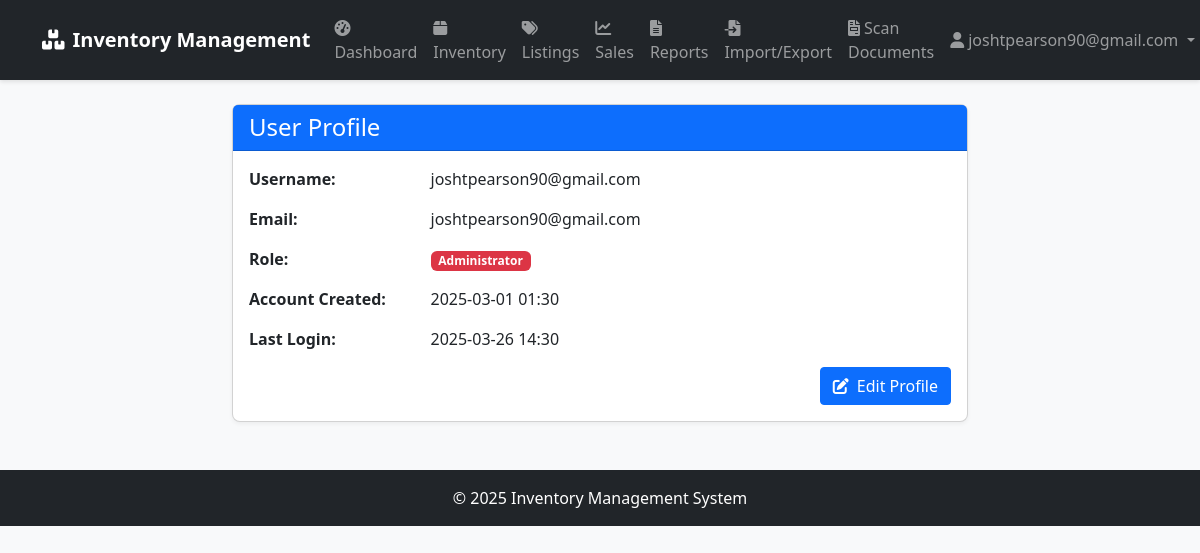
Page /auth/profile (signed in) on the committed database.
### app/models/user.py (models this page shows, shortened)
class User(UserMixin, db.Model):
    __tablename__ = 'users'
    id = db.Column(db.Integer, primary_key=True)
    username = db.Column(db.String(64), unique=True, index=True)
    email = db.Column(db.String(120), unique=True, index=True)
    password_hash = db.Column(db.String(128))
    role = db.Column(db.String(20), default='user')  # 'admin', 'manager', 'user'
    created_at = db.Column(db.DateTime, default=datetime.utcnow)
    last_login = db.Column(db.DateTime)
    def is_admin(self):
        return self.role == 'admin'

### app/routes/auth.py (the view)
@auth_bp.route('/profile')
@login_required
def profile():
    return render_template('auth/profile.html')

### app/models/user.py (called while the page is built)
@login_manager.user_loader
def load_user(user_id):
    return User.query.get(int(user_id))

### app/templates/auth/profile.html (shortened to what this page needs)
{% extends "base.html" %}
{% block content %}
<div class="row">
    <div class="col-md-8 offset-md-2">
        <div class="card">
            <div class="card-header bg-primary text-white">
                <h4 class="mb-0">User Profile</h4>
            </div>
            <div class="card-body">
                <div class="row mb-3">
                    <div class="col-md-3 fw-bold">Username:</div>
                    <div class="col-md-9">{{ current_user.username }}</div>
                </div>
                <div class="row mb-3">
                    <div class="col-md-3 fw-bold">Email:</div>
                    <div class="col-md-9">{{ current_user.email }}</div>
                </div>
                <div class="row mb-3">
                    <div class="col-md-3 fw-bold">Role:</div>
                    <div class="col-md-9">
                        {% if current_user.role == 'admin' %}
                            <span class="badge bg-danger">Administrator</span>
                        {% elif current_user.role == 'manager' %}
                            <span class="badge bg-warning">Manager</span>
                        {% else %}
                            <span class="badge bg-info">User</span>
                        {% endif %}
                    </div>
                </div>
                <div class="row mb-3">
                    <div class="col-md-3 fw-bold">Account Created:</div>
                    <div class="col-md-9">{{ current_user.created_at.strftime('%Y-%m-%d %H:%M') }}</div>
                </div>
                <div class="row mb-3">
                    <div class="col-md-3 fw-bold">Last Login:</div>
                    <div class="col-md-9">
                        {% if current_user.last_login %}
                            {{ current_user.last_login.strftime('%Y-%m-%d %H:%M') }}
                        {% else %}
                            N/A
                        {% endif %}
                    </div>
                </div>
                <div class="d-grid gap-2 d-md-flex justify-content-md-end">
                    <a href="{{ url_for('auth.edit_profile') }}" class="btn btn-primary">
                        <i class="fas fa-edit me-2"></i>Edit Profile
                    </a>
                </div>
            </div>
        </div>
    </div>
</div>
{% endblock %}

### app/templates/base.html (shortened to what this page needs)
<!DOCTYPE html>
<html lang="en">
<head>
    <link href="https://cdn.jsdelivr.net/npm/bootstrap@5.3.0/dist/css/bootstrap.min.css" rel="stylesheet">
    <link rel="stylesheet" href="https://cdnjs.cloudflare.com/ajax/libs/font-awesome/6.0.0/css/all.min.css">
    <link rel="stylesheet" href="{{ url_for('static', filename='css/style.css') }}">
</head>
<body>
    <nav class="navbar navbar-expand-lg navbar-dark bg-dark">
        <div class="container">
            <a class="navbar-brand" href="{{ url_for('main.index') }}">
                <i class="fas fa-boxes me-2"></i>Inventory Management
            </a>
            <div class="collapse navbar-collapse" id="navbarNav">
                <ul class="navbar-nav me-auto">
                    {% if current_user.is_authenticated %}
                    <li class="nav-item">
                        <a class="nav-link" href="{{ url_for('main.dashboard') }}">
                            <i class="fas fa-tachometer-alt me-1"></i>Dashboard
                        </a>
                    </li>
                    <li class="nav-item">
                        <a class="nav-link" href="{{ url_for('inventory.index') }}">
                            <i class="fas fa-box me-1"></i>Inventory
                        </a>
                    </li>
                    <li class="nav-item">
                        <a class="nav-link" href="{{ url_for('sales.index') }}">
                            <i class="fas fa-tags me-1"></i>Listings
                        </a>
                    </li>
                    <li class="nav-item">
                        <a class="nav-link" href="{{ url_for('sales.dashboard') }}">
                            <i class="fas fa-chart-line me-1"></i>Sales
                        </a>
                    </li>
                    <li class="nav-item">
                        <a class="nav-link" href="{{ url_for('reports.index') }}">
                            <i class="fas fa-file-alt me-1"></i>Reports
                        </a>
                    </li>
                    <li class="nav-item">
                        <a class="nav-link" href="{{ url_for('import_export.index') }}">
                            <i class="fas fa-file-import me-1"></i>Import/Export
                        </a>
                    </li>
                    <li class="nav-item">
                        <a class="nav-link" href="{{ url_for('documents.index') }}">
                            <i class="fas fa-file-invoice me-1"></i>Scan Documents
                        </a>
                    </li>
                    {% endif %}
                </ul>
                <ul class="navbar-nav">
                    {% if current_user.is_authenticated %}
                    <li class="nav-item dropdown">
                        <a class="nav-link dropdown-toggle" href="#" id="userDropdown" role="button" data-bs-toggle="dropdown">
                            <i class="fas fa-user me-1"></i>{{ current_user.username }}
                        </a>
                    </li>
                    {% endif %}
                </ul>
            </div>
        </div>
    </nav>
    <div class="container mt-4">
        {% block content %}{% endblock %}
    </div>
    <footer class="bg-dark text-white mt-5 py-3">
        <div class="container text-center">
            <p class="mb-0">&copy; 2025 Inventory Management System</p>
        </div>
    </footer>
</body>
</html>

### app/static/css/style.css (style rules this page uses)
body { font-family: 'Segoe UI', Tahoma, Geneva, Verdana, sans-serif; background-color: #f8f9fa; }
.card { border-radius: 8px; box-shadow: 0 2px 4px rgba(0, 0, 0, 0.05); transition: transform 0.2s, box-shadow 0.2s; }
.card-header { border-top-left-radius: 8px; border-top-right-radius: 8px; font-weight: 600; }
.btn { border-radius: 4px; font-weight: 500; }
.btn-primary { background-color: #0d6efd; border-color: #0d6efd; }
.navbar { box-shadow: 0 2px 4px rgba(0, 0, 0, 0.1); }
.navbar-brand { font-weight: 600; }
.nav-link { font-weight: 500; }
footer { margin-top: 3rem; }

### rows in the picture
User: username "joshtpearson90@gmail.com", email "joshtpearson90@gmail.com", created_at "2025-03-01 01:30", last_login "2025-03-26 14:30"
